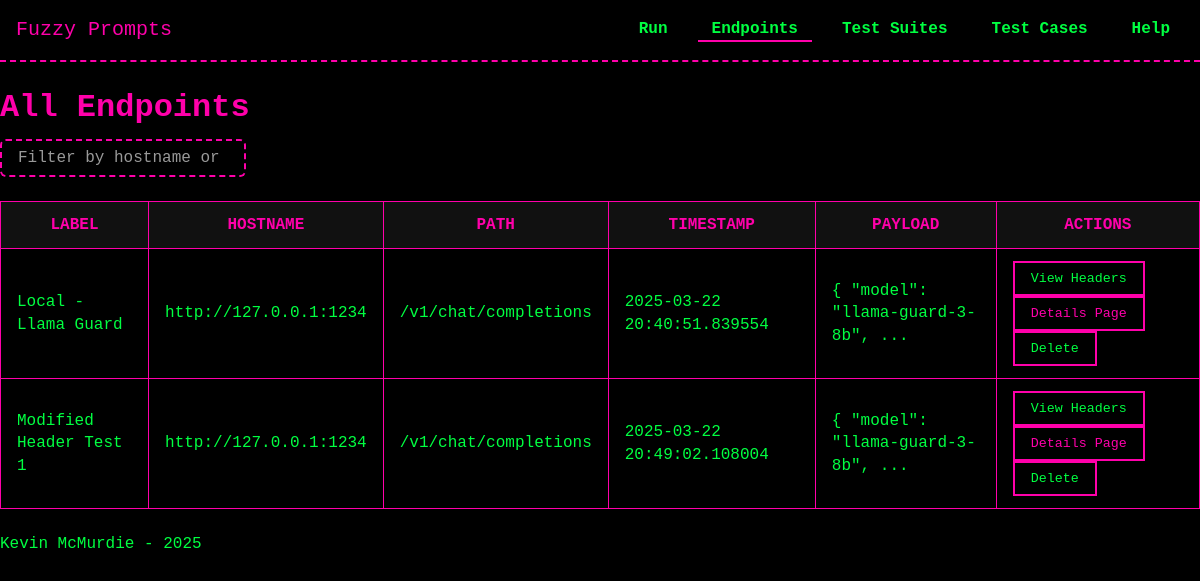
Page /endpoints/ on the earlier database version.
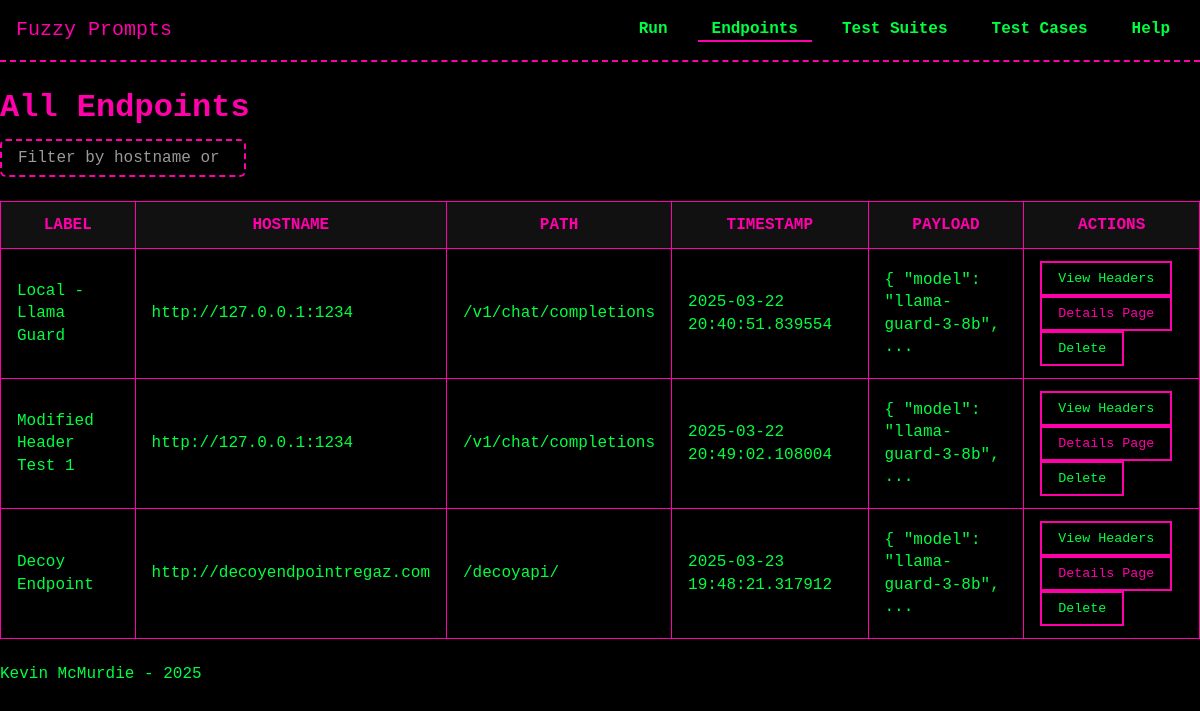
Same page on the later database version.
### models/model_Endpoints.py (models this page shows, shortened)
class Endpoint(db.Model):
    __tablename__ = 'endpoints'
    id = db.Column(db.Integer, primary_key=True)
    name = db.Column(db.String(255), nullable=False)  # New name attribute
    hostname = db.Column(db.String, nullable=False)
    endpoint = db.Column(db.String, nullable=False)
    http_payload = db.Column(db.Text, nullable=True)   # HTTP payload sent with the request, should handle and store as JSON
    timestamp = db.Column(db.DateTime, default=datetime.utcnow)  # <--- ADDED TIMESTAMP
    headers = db.relationship('APIHeader', back_populates='endpoint', cascade='all, delete-orphan')
    test_runs = db.relationship('TestRun', back_populates='endpoint')

### routes/endpoints.py (the view)
@endpoints_bp.route('/', methods=['GET'])
def list_endpoints():
    endpoints = Endpoint.query.all()
    return render_template('endpoints/list_endpoints.html', endpoints=endpoints)

### templates/endpoints/list_endpoints.html (shortened to what this page needs)
{% extends "base.html" %}
{% block head %}
  <link rel="stylesheet" href="{{ url_for('static', filename='css/tables.css') }}">
{% endblock %}
{% block content %}
<h1>All Endpoints</h1>
<input
  type="text"
  id="searchEndpoint"
  placeholder="Filter by hostname or endpoint..."
  class="search-bar"
>
<table id="endpointsTable">
  <thead>
    <tr>
      <th>Label</th>
      <th>Hostname</th>
      <th>Path</th>
      <th>Timestamp</th>
      <th>Payload</th>
      <th>Actions</th>
    </tr>
  </thead>
  <tbody>
    {% for ep in endpoints %}
      <tr>
        <td>{{ ep.name }}</td>
        <td>{{ ep.hostname }}</td>
        <td>{{ ep.endpoint }}</td>
        <td>
          {% if ep.timestamp %}
            {{ ep.timestamp }}
          {% else %}
            --
          {% endif %}
        </td>
        <td>
          {% if ep.http_payload %}
            {{ ep.http_payload|truncate(50) }}
          {% else %}
            --
          {% endif %}
        </td>
        <td>
            <button
              type="button"
              class="view-headers-btn"
              data-endpoint-id="{{ ep.id }}"
            >
              View Headers
            </button>
            <button
              type="button"
              class="details-page-btn">
              <a href="{{ url_for('endpoints_bp.view_endpoint_details', endpoint_id=ep.id) }}">Details Page</a>
            </button>
            <form action="{{ url_for('endpoints_bp.delete_endpoint', endpoint_id=ep.id) }}" method="POST" style="display:inline;">
              <button
                type="submit"
                class="delete-endpoint-btn"
                onclick="return confirm('Are you sure you want to delete this endpoint?');"
              >
                Delete
              </button>
            </form>
        </td>
      </tr>
    {% endfor %}
  </tbody>
</table>
{% endblock %}

### templates/base.html (shortened to what this page needs)
<!DOCTYPE html>
<html lang="en">
<head>
  <link rel="stylesheet" href="{{ url_for('static', filename='css/theme.css') }}">
  <link rel="stylesheet" href="{{ url_for('static', filename='css/navbar.css') }}">
  {% block head %}{% endblock %}
</head>
<body>
  <header>
    <nav class="navbar navbar-fixed">
      <div class="nav-brand glitch">
        <a href="{{ url_for('core_bp.index') }}">Fuzzy Prompts</a>
      </div>
      <ul class="nav-links">
        <li class="dropdown {% if request.endpoint and request.endpoint.startswith('test_runs_bp') %}active{% endif %}">
          <a href="#">Run</a>
        </li>
        <li class="dropdown {% if request.endpoint and request.endpoint.startswith('endpoints_bp') %}active{% endif %}">
          <a href="#">Endpoints</a>
        </li>
        <li class="dropdown {% if request.endpoint and request.endpoint.startswith('test_suites_bp') %}active{% endif %}">
          <a href="#">Test Suites</a>
        </li>
        <li class="dropdown {% if request.endpoint and request.endpoint.startswith('test_cases_bp') %}active{% endif %}">
          <a href="#">Test Cases</a>
        </li>
        <li class="dropdown {% if request.endpoint and request.endpoint.startswith('help_bp') %}active{% endif %}">
          <a href="{{ url_for('help_bp.index') }}">Help</a>
        </li>
      </ul>
    </nav>
  </header>
  <main>
    {% block content %}{% endblock %}
  </main>
  <footer>
    <p>Kevin McMurdie - 2025</p>
  </footer>
</body>
</html>

### static/css/theme.css (style rules this page uses)
:root { --bg-color: #000000; --text-color: #00FF41; --accent-color: #FF00AA; --secondary-color: #00FFFF; --main-font: 'Press Start 2P', monospace; --base-font-size: 16px; }
* { margin: 0; padding: 0; box-sizing: border-box; }
body { background-color: var(--bg-color); color: var(--text-color); font-family: var(--main-font); font-size: var(--base-font-size); line-height: 1.4; padding-top: 70px; }
a { color: var(--accent-color); text-decoration: none; }
h1, h2, h3, h4, h5, h6 { color: var(--accent-color); margin: 1rem 0 0.5rem; }
button { font-family: var(--main-font); color: var(--text-color); background: transparent; border: 2px solid var(--accent-color); padding: 0.5rem 1rem; cursor: pointer; transition: all 0.2s; }
.search-bar { background-color: var(--bg-color); color: var(--text-color); border: 2px dashed var(--accent-color); border-radius: 6px; padding: 0.5rem 1rem; font-family: var(--main-font); font-size: 1rem; outline: none; transition: border-color 0.2s, box-shadow 0.2s; }
.search-bar::placeholder { color: rgba(255, 255, 255, 0.6); opacity: 1; }
.glitch { position: relative; color: var(--accent-color); animation: glitch 2s infinite; }

### static/css/navbar.css (style rules this page uses)
.navbar { display: flex; align-items: center; justify-content: space-between; background-color: var(--bg-color); border-bottom: 2px dashed var(--accent-color); padding: 1rem; }
.navbar-fixed { position: fixed; top: 0; left: 0; width: 100%; z-index: 1000; }
.nav-brand a { color: var(--accent-color); text-decoration: none; font-size: 1.25rem; }
.nav-links { list-style: none; display: flex; gap: 1rem; }
.nav-links a { color: var(--text-color); font-weight: 600; padding: 0.5rem 0.75rem; border: 2px solid transparent; transition: border-color 0.2s; }
.navbar li.active { color: var(--secondary-color); border-bottom: 2px solid var(--accent-color); font-weight: bold; }
.nav-links li.dropdown { position: relative; }

### static/css/tables.css (style rules this page uses)
table { width: 100%; border-collapse: collapse; margin: 1.5rem 0; }
th, td { padding: 0.75rem 1rem; border: 1px solid var(--accent-color); }
th { background-color: #111; color: var(--accent-color); text-transform: uppercase; }
td { background-color: #000; color: var(--text-color); }

Differences in the rows shown:
added Endpoint: name "Decoy Endpoint", hostname "http://decoyendpointregaz.com", endpoint "/decoyapi/", timestamp "2025-03-23 19:48:21.317912", http_payload "{ \"model\": \"llama-guard-3-8b\", ..."
